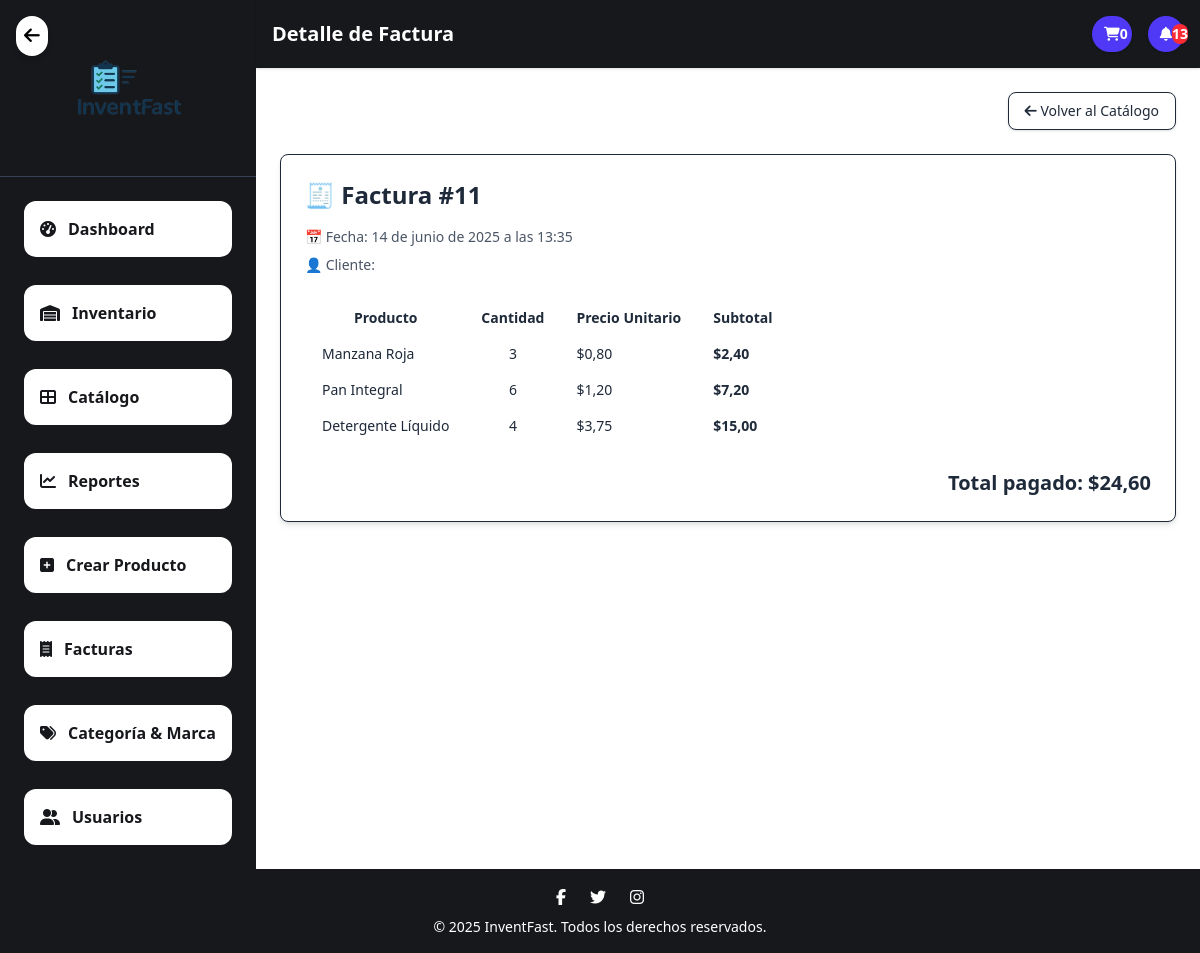
Page /invoice_detail/11/ (signed in) on the committed database.
### application/core/models.py (models this page shows, shortened)
class Factura(models.Model):
    usuario = models.ForeignKey(User, on_delete=models.CASCADE)
    fecha = models.DateTimeField(default=timezone.now)
    total = models.DecimalField(max_digits=10, decimal_places=2)

class FacturaDetalle(models.Model):
    factura = models.ForeignKey(Factura, on_delete=models.CASCADE, related_name='detalles')
    producto = models.ForeignKey(Producto, on_delete=models.SET_NULL, null=True)
    cantidad = models.PositiveIntegerField()
    precio_unitario = models.DecimalField(max_digits=10, decimal_places=2)
    def subtotal(self):
        return self.cantidad * self.precio_unitario

class Producto(models.Model):
    nombre = models.CharField(max_length=100)
    descripcion = models.TextField(blank=True)
    cantidad = models.PositiveIntegerField(default=0)
    precio = models.DecimalField(max_digits=10, decimal_places=2)
    imagen = models.ImageField(upload_to='productos/',default='product/default.png', blank=True, null=True)
    fecha_ingreso = models.DateField(auto_now_add=True)
    activo = models.BooleanField(default=True)
    categoria = models.ForeignKey(Categoria, on_delete=models.CASCADE, related_name='productos')
    marca = models.ForeignKey(Marca, on_delete=models.CASCADE, null=True, blank=True)
    class Meta:
        unique_together = ('nombre', 'marca')  # <- restricción: nombre + marca únicos

### application/core/views/invoice.py (the view)
# urls.py: path("invoice_detail/<int:pk>/", FacturaDetailView.as_view(), name="invoice_detail"),
class FacturaDetailView(LoginRequiredMixin, DetailView):
    model = Factura
    template_name = 'core/invoices/invoice_detail.html'
    context_object_name = 'factura'
    def get_object(self):
        factura = super().get_object()
        if factura.usuario != self.request.user:
            raise PermissionDenied()
        return factura

### application/core/context_processors.py (called while the page is built)
def notificaciones_context(request):
    notificaciones = []
    productos_bajo_stock = Producto.objects.filter(cantidad__lt=20, activo=True)
    for prod in productos_bajo_stock:
        notificaciones.append(f"⚠️ Stock bajo: {prod.nombre} ({prod.cantidad} unidades)")
    productos_inactivos = Producto.objects.filter(activo=False)
    for prod in productos_inactivos:
        notificaciones.append(f"❌ Producto inactivo: {prod.nombre}")
    hace_2_dias = timezone.now() - timedelta(days=2)
    productos_nuevos = Producto.objects.filter(fecha_ingreso__gte=hace_2_dias)
    for prod in productos_nuevos:
        notificaciones.append(f"🆕 Producto agregado: {prod.nombre}")
    notificaciones.reverse()
    return {"notificaciones": notificaciones}

def carrito_count(request):
    if request.user.is_authenticated:
        carrito = Carrito.objects.filter(usuario=request.user, comprado=False).first()
        if carrito:
            total_items = sum(item.cantidad for item in carrito.items.all())
            return {'carrito_count': total_items}
    return {'carrito_count': 0}

### templates/core/invoices/invoice_detail.html (shortened to what this page needs)
{% extends 'core/base.html' %}
{% load static %}
{% block page_title %}Detalle de Factura{% endblock %}
{% block content %}
<div class="flex justify-end mb-6">
    <a href="{% url 'core:catalog_list' %}"
       class="inline-flex items-center gap-2 bg-white text-indigo-500 border border-indigo-300 px-4 py-2 rounded-lg text-sm font-medium shadow hover:bg-indigo-50 hover:text-indigo-700 transition duration-200">
        <i class="fas fa-arrow-left"></i>
        Volver al Catálogo
    </a>
</div>
<div class="max-w-4xl mx-auto bg-white shadow-md rounded-lg p-6 border border-gray-100">
    <h2 class="text-2xl font-bold mb-4 text-gray-800">🧾 Factura #{{ factura.id }}</h2>
    <p class="text-sm text-gray-600 mb-2">📅 Fecha: {{ factura.fecha }}</p>
    <p class="text-sm text-gray-600 mb-6">👤 Cliente: {{ factura.usuario.get_full_name }}</p>
    <table class="min-w-full table-auto text-left text-sm mb-6 border border-gray-200 rounded-md overflow-hidden">
        <thead class="bg-indigo-100 text-indigo-800">
            <tr>
                <th class="px-4 py-2">Producto</th>
                <th class="px-4 py-2">Cantidad</th>
                <th class="px-4 py-2">Precio Unitario</th>
                <th class="px-4 py-2">Subtotal</th>
            </tr>
        </thead>
        <tbody class="divide-y divide-gray-100 bg-white">
            {% for detalle in factura.detalles.all %}
            <tr class="hover:bg-gray-50 transition">
                <td class="px-4 py-2">{{ detalle.producto.nombre }}</td>
                <td class="px-4 py-2 text-center">{{ detalle.cantidad }}</td>
                <td class="px-4 py-2">${{ detalle.precio_unitario }}</td>
                <td class="px-4 py-2 font-semibold">${{ detalle.subtotal }}</td>
            </tr>
            {% endfor %}
        </tbody>
    </table>
    <div class="text-right font-semibold text-xl text-gray-800">
        Total pagado: <span class="text-green-600">${{ factura.total }}</span>
    </div>
</div>
{% endblock %}

### rows in the picture
Factura: id "11", fecha "14 de junio de 2025 a las 13:35", total "24,60"
FacturaDetalle: producto.nombre "Manzana Roja", cantidad "3", precio_unitario "0,80", subtotal "2,40"
FacturaDetalle: producto.nombre "Pan Integral", cantidad "6", precio_unitario "1,20", subtotal "7,20"
FacturaDetalle: producto.nombre "Detergente Líquido", cantidad "4", precio_unitario "3,75", subtotal "15,00"

### other values in the picture
{{ carrito_count|default:0 }} "0"
{{ notificaciones|length }} "13"
